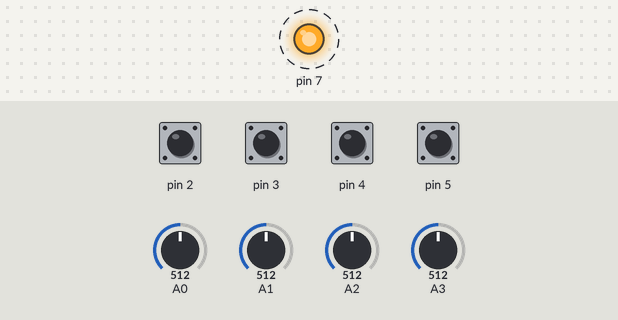
The sketch below on a simulated Arduino Uno, built for the host (arithmetic inside an expression is 32-bit, double 64-bit). On the bench: output pins drawn as LEDs (lit = HIGH). Dashed ring = blinking. The test bench sets the inputs (shaded band); at power-on: pin 2–5 HIGH, A0 = 512, A1 = 512, A2 = 512, A3 = 512. WiFi joins after 1.5 s; servers stay silent unless stated; what the sketch prints to the serial monitor is not drawn.

Above: at 2.2 s.
Timing chart, 0 to 6.3 s (numbered marks = the images above):
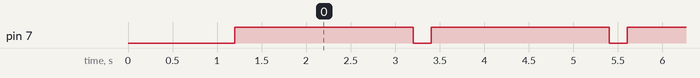

The sketch:

Arduino-client-ethernet-python_sendind_ANALOG_DIGI.ino
```cpp
#include <SPI.h>
#include <Ethernet.h>

int analogA0 = A0, analogA1 = A1, analogA2 = A2, analogA3 = A3;
int digi2 = 2, digi3 = 3, digi4 = 4, digi5 = 5;


String val = "";  // variable to store the value read
int con = 0;// connection status


// Enter a MAC address and IP address for your controller below.
// The IP address will be dependent on your local network:
byte mac[] = {
  0x90, 0xA2, 0xDA, 0x00, 0xFE, 0xAC
};
IPAddress ip(192, 168, 1, 21);

// Enter the IP address of the server you're connecting to:
IPAddress server(192, 168, 1, 2);

// Initialize the Ethernet client library
// with the IP address and port of the server
// that you want to connect to (port 23 is default for telnet;
// if you're using Processing's ChatServer, use port 10002):
EthernetClient client;

void setup() {

  pinMode(7,OUTPUT);

  pinMode(2,INPUT_PULLUP);
  pinMode(3,INPUT_PULLUP);
  pinMode(4,INPUT_PULLUP);
  pinMode(5,INPUT_PULLUP);

  // start the Ethernet connection:
  Ethernet.begin(mac, ip);

  // Open serial communications and wait for port to open:
  Serial.begin(115200);
  while (!Serial) {
    ; // wait for serial port to connect. Needed for native USB port only
  }

  // Check for Ethernet hardware present
  if (Ethernet.hardwareStatus() == EthernetNoHardware) {
    Serial.println("Ethernet shield was not found.  Sorry, can't run without hardware. :(");
    while (true) {
      delay(1); // do nothing, no point running without Ethernet hardware
    }
  }
//  while (Ethernet.linkStatus() == LinkOFF) {
//    Serial.println("Ethernet cable is not connected.");
//    delay(500);
//  }
  if (Ethernet.linkStatus() == Unknown) {
//    Serial.println("Link status unknown. Link status detection is only available with W5200 and W5500.");
  }
  else if (Ethernet.linkStatus() == LinkON) {
    Serial.println("Link status: On");
  }
  else if (Ethernet.linkStatus() == LinkOFF) {
    Serial.println("Link status: Off");
  }
  // give the Ethernet shield a second to initialize:
  delay(1000);
  Serial.println("connecting...");

  // if you get a connection, report back via serial:
  if (client.connect(server, 65432)) {
    Serial.println("connected");
    digitalWrite(7, HIGH);
  } else {
    // if you didn't get a connection to the server:
    Serial.println("connection failed");
  }
}

void loop() {

  analogA0 = analogRead(A0);  // read the input pin
  analogA1 = analogRead(A1);  // read the input pin
  analogA2 = analogRead(A2);  // read the input pin
  analogA3 = analogRead(A3);  // read the input pin

  digi2 = digitalRead(2);  // read the input pin
  digi3 = digitalRead(3);  // read the input pin
  digi4 = digitalRead(4);  // read the input pin
  digi5 = digitalRead(5);  // read the input pin
  val = "A0:I:"+String(analogA0)+"-A1:I:"+String(analogA1)+"-A2:I:"+String(analogA2)+"-A3:I:"+String(analogA3)+"-D2:I:"+String(digi2)+"-D3:I:"+String(digi3)+"-D4:I:"+String(digi4)+"-D5:I:"+String(digi5);

  Serial.println(val);          // debug value

  if (client.connected()) {
    client.println(val);
  }
  //Serial.println(val);

  if (!client.connected()) {
    digitalWrite(7, LOW);
    if (client.connect(server, 65432)) {
        Serial.println("connected");
        digitalWrite(7, HIGH);
        con = 0;
    } else {
      if(con==0){
        Serial.println("Waiting connection...");
        con = 1;
      }
      delay(1);
    }
  }
  delay(1000);
}
```

Measured:
- by itself, pin 7: alternates HIGH for 2.0 s and LOW for 0.20 s
